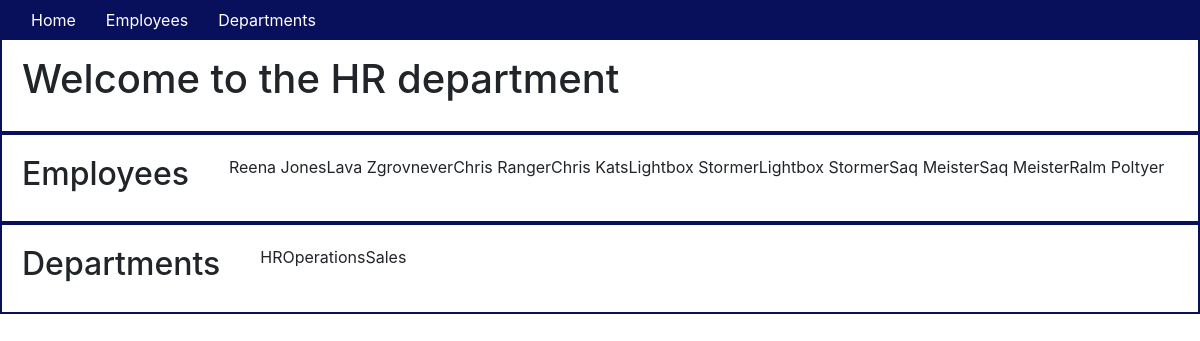
Before: / with the older database file.
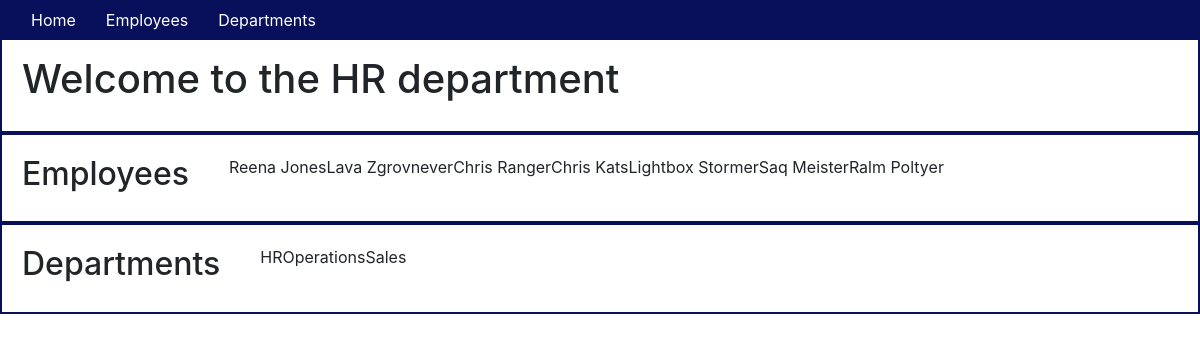
After: the same page with the newer database file.
### app/models.py (models this page shows, shortened)
class Employee(db.Model):
    id = db.Column(db.Integer, primary_key=True)
    first_name = db.Column(db.String(64))
    last_name = db.Column(db.String(64), index=True)
    departments = db.relationship('Department', secondary=links, backref='employee', lazy='dynamic')

class Department(db.Model):
    id = db.Column(db.Integer, primary_key=True)
    name = db.Column(db.String(64))
    employees = db.relationship('Employee', secondary=links, backref='department', lazy='dynamic')

### app/routes.py (the view)
@app.route('/')
def index():
    employees = Employee.query.all()
    departments = Department.query.all()
    return render_template('index.html', title="Home", employees=employees, departments=departments)

### app/templates/index.html
{% extends "base.html" %} {% block content %}
<div class="container-fluid">
    <div class="row">
        <h1>Welcome to the HR department</h1>
    </div>
    <div class="row">
        <h2>Employees</h2>
        <ul>
            {% for employee in employees %}
            <li>{{employee.first_name}} {{employee.last_name}} </li>
        </ul>
        {% endfor %}
    </div>
    <div class="row">
        <h2>Departments</h2>
        <ul>
            {% for department in departments %}
            <li>{{department.name}}</li>
        </ul>
        {% endfor %}
    </div>
</div>
{% endblock %}

### app/templates/base.html (shortened to what this page needs)
<!DOCTYPE html>
<html lang="en">
<head>
    <link rel="stylesheet" href="../static/css/styles.css">
    <link rel="stylesheet" href="https://stackpath.bootstrapcdn.com/bootstrap/4.4.1/css/bootstrap.min.css">
</head>
<body>
    <div class="header">
        <nav class="navbar fixed-top navbar-expand-sm">
            <div class="collapse navbar-collapse" id="navbarMenu">
                <ul class="navbar-nav">
                    <li><a href="/">Home</a></li>
                    <li><a href="/employees">Employees</a></li>
                    <li><a href="/departments">Departments</a></li>
                </ul>
            </div>
        </nav>
    </div>
    <hr> {% block content %}{% endblock %}
</body>
</html>

### app/static/css/styles.css (style rules this page uses)
nav { background-color: #080F5B; }
nav a { color: white; padding: 15px }
.navbar-nav { list-style-type: none; }
.row { padding: 20px; border: solid #080F5B 2px; }
li { list-style-type: none; }

Changed rows visible on the page:
removed Employee: first_name "Lightbox", last_name "Stormer"
removed Employee: first_name "Saq", last_name "Meister"
